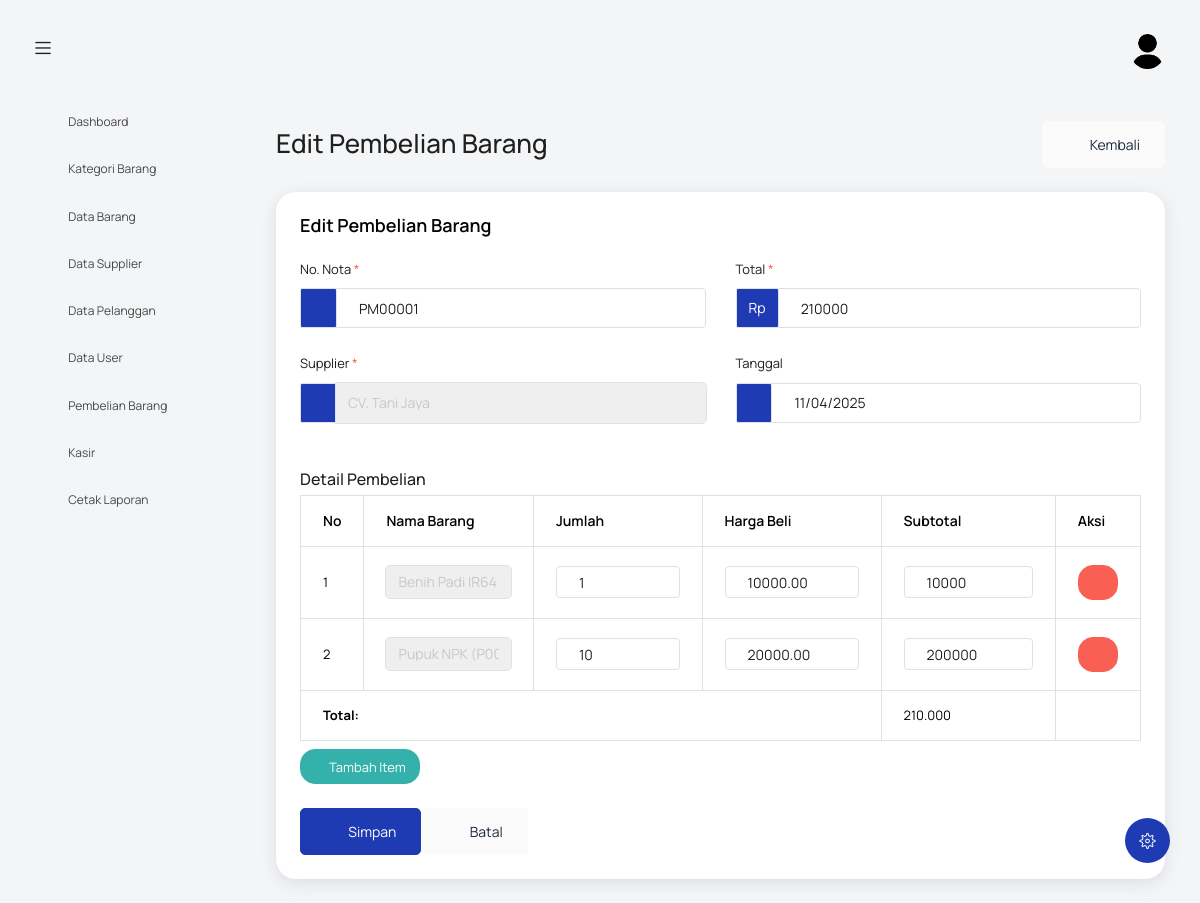
The app's page /index.php?controller=pembelianBarang&action=edit&id=2 (signed in) with its own data.
### tables this page shows
CREATE TABLE `pembelian` (
  `id_pembelian` int NOT NULL,
  `no_nota` varchar(50) DEFAULT NULL,
  `tanggal` date DEFAULT (curdate()),
  `id_supplier` int DEFAULT NULL,
  `total` decimal(15,2) DEFAULT '0.00',
  `id_user` int DEFAULT NULL
);

CREATE TABLE `supplier` (
  `id_supplier` int NOT NULL,
  `nama_supplier` varchar(150) DEFAULT NULL,
  `alamat` text,
  `no_hp` varchar(20) DEFAULT NULL
);

CREATE TABLE `detail_pembelian` (
  `id_detail` int NOT NULL,
  `id_pembelian` int DEFAULT NULL,
  `id_barang` int DEFAULT NULL,
  `jumlah` int DEFAULT NULL,
  `harga_beli` decimal(15,2) DEFAULT NULL,
  `subtotal` decimal(15,2) DEFAULT NULL
);

CREATE TABLE `barang` (
  `id_barang` int NOT NULL,
  `id_kategori` int DEFAULT NULL,
  `kode_barang` varchar(30) DEFAULT NULL,
  `nama_barang` varchar(150) NOT NULL,
  `satuan` varchar(50) DEFAULT NULL,
  `harga_beli` decimal(15,2) DEFAULT NULL,
  `harga_jual` decimal(15,2) DEFAULT NULL,
  `stok` int DEFAULT '0'
);

### controllers/PembelianBarangController.php (called while the page is built, shortened)
<?php
require_once 'models/PembelianBarangModel.php';
class PembelianBarangController {
    private $model;
    public function __construct() {
        $this->model = new PembelianBarangModel();
    }
    public function edit() {
        $supplier = $this->model->getSupplierAll();
        $barang = $this->model->getBarangAll();
        include 'views/pembelian-barang/form.php';
    }
}
?>

### models/PembelianBarangModel.php (called while the page is built, shortened)
<?php
require_once 'config/koneksi.php';
class PembelianBarangModel {
    private $conn;
    private $table_pembelian = 'pembelian';
    private $table_detail_pembelian = 'detail_pembelian';
    private $table_barang = 'barang';
    private $table_supplier = 'supplier';
    public function __construct() {
        $database = new Database();
        $this->conn = $database->getConnection();
    }
    public function getById($id) {
        $query = "SELECT p.*, s.nama_supplier, u.nama_lengkap as nama_user
                  FROM " . $this->table_pembelian . " p
                  LEFT JOIN " . $this->table_supplier . " s ON p.id_supplier = s.id_supplier
                  LEFT JOIN users u ON p.id_user = u.id_user
                  WHERE p.id_pembelian = ? LIMIT 0,1";
        $stmt = $this->conn->prepare($query);
        $stmt->bindParam(1, $id);
        $stmt->execute();
        return $stmt->fetch(PDO::FETCH_ASSOC);
    }
    public function getBarangAll() {
        $query = "SELECT * FROM " . $this->table_barang . " ORDER BY nama_barang ASC";
        $stmt = $this->conn->prepare($query);
        $stmt->execute();
        return $stmt->fetchAll(PDO::FETCH_ASSOC);
    }
    public function getSupplierAll() {
        $query = "SELECT * FROM " . $this->table_supplier . " ORDER BY nama_supplier ASC";
        $stmt = $this->conn->prepare($query);
        $stmt->execute();
        return $stmt->fetchAll(PDO::FETCH_ASSOC);
    }
    public function getDetailByPembelianId($id_pembelian) {
        $query = "SELECT dp.id_detail, dp.id_pembelian, dp.id_barang, dp.jumlah, dp.harga_beli, dp.subtotal,
                         b.nama_barang, b.kode_barang, b.satuan
                  FROM " . $this->table_detail_pembelian . " dp
                  JOIN " . $this->table_barang . " b ON dp.id_barang = b.id_barang
                  WHERE dp.id_pembelian = ?";
        $stmt = $this->conn->prepare($query);
        $stmt->bindParam(1, $id_pembelian);
        $stmt->execute();
        return $stmt->fetchAll(PDO::FETCH_ASSOC);
    }
}
?>

### config/koneksi.php (called while the page is built, shortened)
<?php
class Database {
    private $host = "localhost";
    private $username = "root";
    private $password = "";
    private $database = "agro_tani";
    public function getConnection() {
        $this->conn = null;
        try {
            $this->conn = new PDO("mysql:host=" . $this->host . ";dbname=" . $this->database, $this->username, $this->password);
            $this->conn->exec("set names utf8");
            $this->conn->setAttribute(PDO::ATTR_ERRMODE, PDO::ERRMODE_EXCEPTION);
            $this->conn->setAttribute(PDO::ATTR_DEFAULT_FETCH_MODE, PDO::FETCH_ASSOC);
        } catch(PDOException $exception) {
            error_log("Database connection error: " . $exception->getMessage());
            echo "Koneksi database gagal: " . $exception->getMessage();
        }
        return $this->conn;
    }
}
?>

### views/pembelian-barang/form.php (the view, shortened to what this page needs)
<?php
include('template/header.php');
$mode_edit = isset($_GET['id']) && !empty($_GET['id']);
$pembelian = null;
$detail_pembelian = [];
if ($mode_edit) {
    require_once 'models/PembelianBarangModel.php';
    $model = new PembelianBarangModel();
    $pembelian = $model->getById($_GET['id']);
    $detail_pembelian = $model->getDetailByPembelianId($_GET['id']);
} else {
    require_once 'models/PembelianBarangModel.php';
    $model = new PembelianBarangModel();
}
$supplier = $model->getSupplierAll();
$barang = $model->getBarangAll();
?>
<body>
  <div class="container-scroller">
    <?php include 'template/navbar.php'; ?>
    <div class="container-fluid page-body-wrapper">
      <?php include 'template/setting_panel.php'; ?>
      <?php include 'template/sidebar.php'; ?>
      <div class="main-panel">
        <div class="content-wrapper">
          <div class="row">
            <div class="col-sm-12">
              <div class="d-flex justify-content-between align-items-center mb-4">
                <div>
                  <h2 class="mb-1">
                    <?php echo $mode_edit ? 'Edit Pembelian Barang' : 'Tambah Pembelian Barang'; ?>
                  </h2>
                </div>
                <a href="index.php?controller=pembelianBarang&action=index" class="btn btn-light btn-icon-text">
                  <i class="mdi mdi-arrow-left btn-icon-prepend"></i> Kembali
                </a>
              </div>
            </div>
          </div>
          <div class="row">
            <div class="col-12">
              <div class="card">
                <div class="card-body">
                  <h4 class="card-title mb-4">
                    <?php echo $mode_edit ? 'Edit Pembelian Barang' : 'Tambah Pembelian Barang Baru'; ?>
                  </h4>
                  <form method="POST" action="index.php?controller=pembelianBarang&action=<?php echo $mode_edit ? 'edit&id='.$_GET['id'] : 'tambah'; ?>">
                    <div class="row">
                      <div class="col-md-6">
                        <div class="form-group">
                          <label for="no_nota">No. Nota <span class="text-danger">*</span></label>
                          <div class="input-group">
                            <div class="input-group-prepend">
                              <span class="input-group-text bg-primary text-white" style="height: 40px; display: flex; align-items: center; font-size: 14px;"><i class="mdi mdi-receipt"></i></span>
                            </div>
                            <input type="text"
                                   class="form-control"
                                   style="height: 40px;"
                                   id="no_nota"
                                   name="no_nota"
                                   value="<?php echo $mode_edit ? htmlspecialchars($pembelian['no_nota']) : $model->generateNoNotaOtomatis(); ?>"
                                   placeholder="No. nota akan digenerate otomatis"
                                   <?php echo $mode_edit ? 'required' : 'readonly'; ?>
                                   maxlength="50">
                          </div>
                        </div>
                        <div class="form-group">
                          <label for="id_supplier">Supplier <span class="text-danger">*</span></label>
                          <div class="input-group">
                            <div class="input-group-prepend">
                              <span class="input-group-text bg-primary text-white" style="height: 40px; display: flex; align-items: center; font-size: 14px;"><i class="mdi mdi-account-multiple"></i></span>
                            </div>
                            <select class="form-control"
                                    style="height: 40px;"
                                    id="id_supplier"
                                    name="id_supplier"
                                    required>
                              <?php foreach ($supplier as $sup): ?>
                                <option value="<?php echo $sup['id_supplier']; ?>"
                                        <?php echo ($mode_edit && $pembelian['id_supplier'] == $sup['id_supplier']) ? 'selected' : ''; ?>>
                                  <?php echo htmlspecialchars($sup['nama_supplier']); ?>
                                </option>
                              <?php endforeach; ?>
                            </select>
                          </div>
                        </div>
                      </div>
                      <div class="col-md-6">
                        <div class="form-group">
                          <label for="total">Total <span class="text-danger">*</span></label>
                          <div class="input-group">
                            <div class="input-group-prepend">
                              <span class="input-group-text bg-primary text-white" style="height: 40px; display: flex; align-items: center; font-size: 14px;">Rp</span>
                            </div>
                            <input type="number"
                                   class="form-control"
                                   style="height: 40px;"
                                   id="total"
                                   name="total"
                                   value="<?php echo $mode_edit ? $pembelian['total'] : '0'; ?>"
                                   placeholder="Total pembelian"
                                   required
                                   min="0"
                                   step="100"
                                   readonly>
                          </div>
                        </div>
                        <div class="form-group">
                          <label>Tanggal</label>
                          <div class="input-group">
                            <div class="input-group-prepend">
                              <span class="input-group-text bg-primary text-white" style="height: 40px; display: flex; align-items: center; font-size: 14px;"><i class="mdi mdi-calendar"></i></span>
                            </div>
                            <input type="date"
                                   class="form-control"
                                   style="height: 40px;"
                                   value="<?php echo $mode_edit ? date('Y-m-d', strtotime($pembelian['tanggal'])) : date('Y-m-d'); ?>"
                                   readonly>
                          </div>
                        </div>
                      </div>
                    </div>
                    <div class="row mt-4">
                      <div class="col-12">
                        <h5>Detail Pembelian</h5>
                        <div class="table-responsive">
                          <table class="table table-bordered" id="table-detail">
                            <thead class="thead-light">
                              <tr>
                                <th width="5%">No</th>
                                <th>Nama Barang</th>
                                <th>Jumlah</th>
                                <th>Harga Beli</th>
                                <th>Subtotal</th>
                                <th width="10%">Aksi</th>
                              </tr>
                            </thead>
                            <tbody id="detail-body">
                              <?php if ($mode_edit && !empty($detail_pembelian)): ?>
                                <?php $no = 1; foreach ($detail_pembelian as $index => $item): ?>
                                  <tr>
                                    <td><?php echo $no++; ?></td>
                                    <td>
                                      <select class="form-control" name="item_barang[]" required>
                                        <?php foreach ($barang as $b): ?>
                                          <option value="<?php echo $b['id_barang']; ?>"
                                                  <?php echo ($b['id_barang'] == $item['id_barang']) ? 'selected' : ''; ?>>
                                            <?php echo htmlspecialchars($b['nama_barang']); ?> (<?php echo htmlspecialchars($b['kode_barang']); ?>)
                                          </option>
                                        <?php endforeach; ?>
                                      </select>
                                    </td>
                                    <td>
                                      <input type="number" class="form-control jumlah" name="item_jumlah[]" value="<?php echo $item['jumlah']; ?>" min="1" required>
                                    </td>
                                    <td>
                                      <input type="number" class="form-control harga_beli" name="item_harga_beli[]" value="<?php echo $item['harga_beli']; ?>" min="0" step="100" required>
                                    </td>
                                    <td>
                                      <input type="number" class="form-control subtotal" name="item_subtotal[]" value="<?php echo $item['subtotal']; ?>" readonly>
                                    </td>
                                    <td>
                                      <button type="button" class="btn btn-danger btn-sm remove-row" title="Hapus">
                                        <i class="mdi mdi-delete"></i>
                                      </button>
                                    </td>
                                  </tr>
                                <?php endforeach; ?>
                              <?php endif; ?>
                            </tbody>
                            <tfoot>
                              <tr>
                                <td colspan="4" class="text-right"><strong>Total:</strong></td>
                                <td id="grand-total">0</td>
                                <td></td>
                              </tr>
                            </tfoot>
                          </table>
                        </div>
                        <div class="mt-2">
                          <button type="button" class="btn btn-success btn-sm" id="add-row">
                            <i class="mdi mdi-plus"></i> Tambah Item
                          </button>
                        </div>
                      </div>
                    </div>
                    <div class="row mt-4">
                      <div class="col-12">
                        <div class="d-flex">
                          <button type="submit" class="btn btn-primary btn-icon-text">
                            <i class="mdi mdi-content-save btn-icon-prepend"></i> Simpan
                          </button>
                          <a href="index.php?controller=pembelianBarang&action=index" class="btn btn-light btn-icon-text ml-2">
                            <i class="mdi mdi-close btn-icon-prepend"></i> Batal
                          </a>
                        </div>
                      </div>
                    </div>
                  </form>
                </div>
              </div>
            </div>
          </div>
        </div>
      </div>
    </div>
  </div>
</body>
</html>

### records on screen
pembelian: no_nota "PM00001", id_supplier "CV. Tani Jaya", total "210000", tanggal "11/04/2025"
detail_pembelian: id_barang.nama_barang "Benih Padi IR64 (B001)", jumlah "1", harga_beli "10000.00", subtotal "10000"
detail_pembelian: id_barang.nama_barang "Pupuk NPK (P002)", jumlah "10", harga_beli "20000.00", subtotal "200000"
